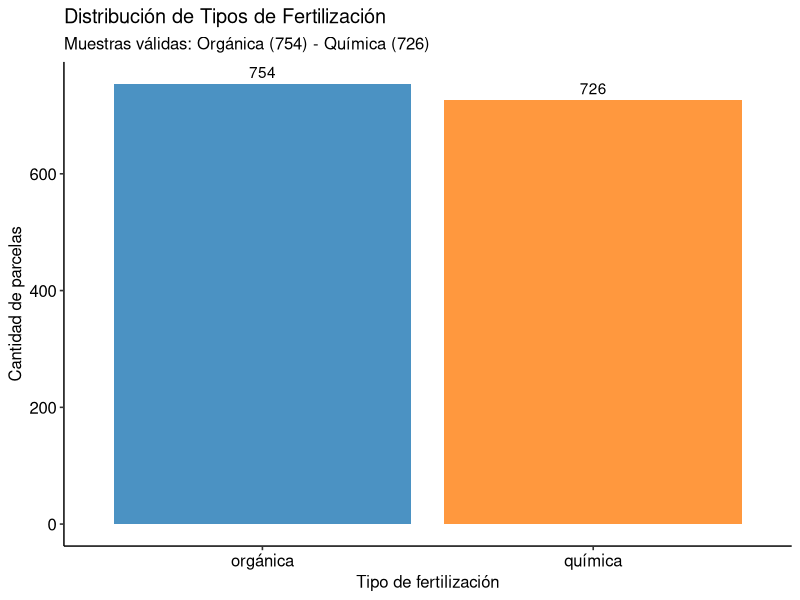
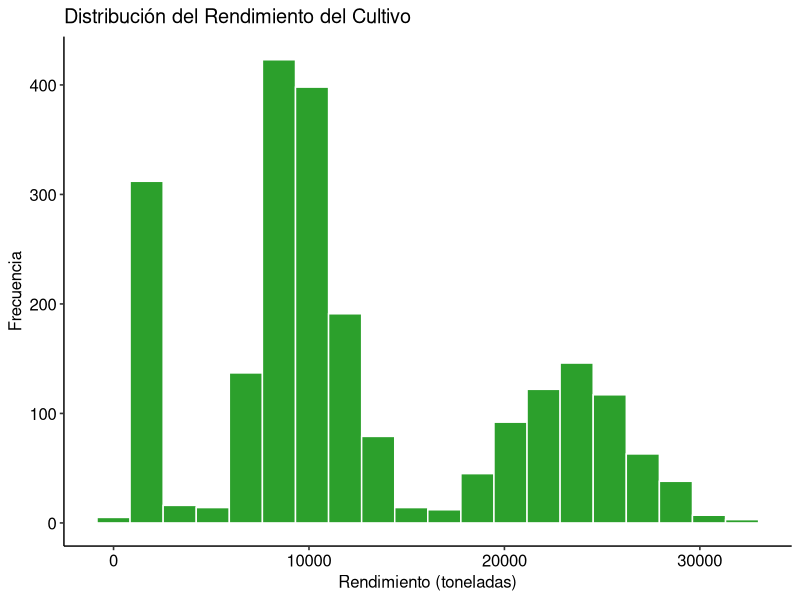
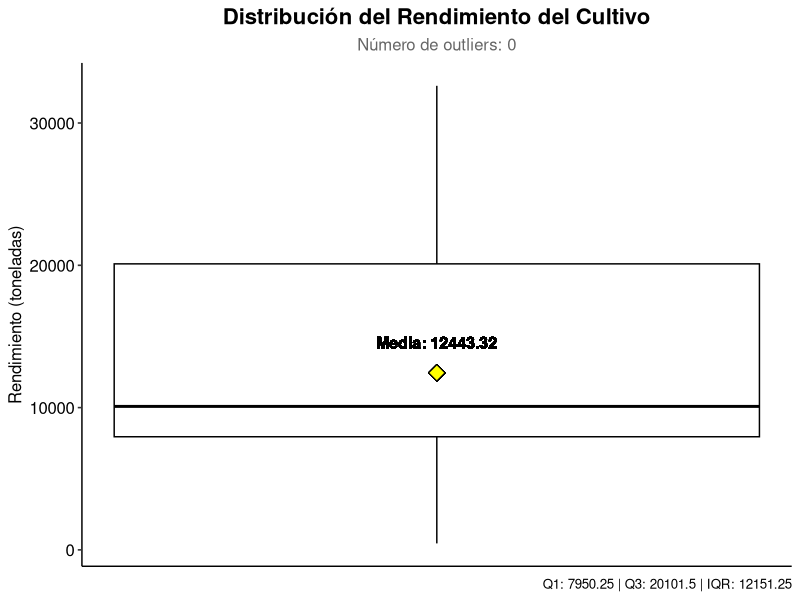
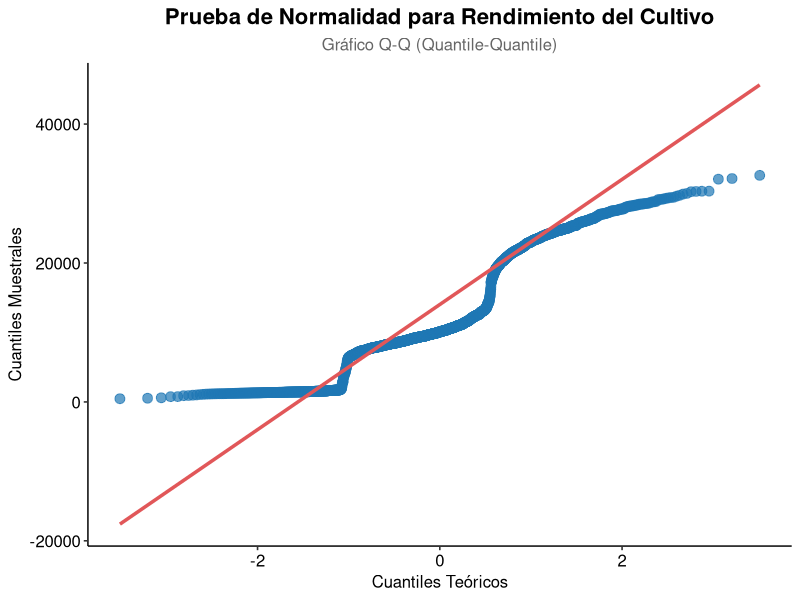
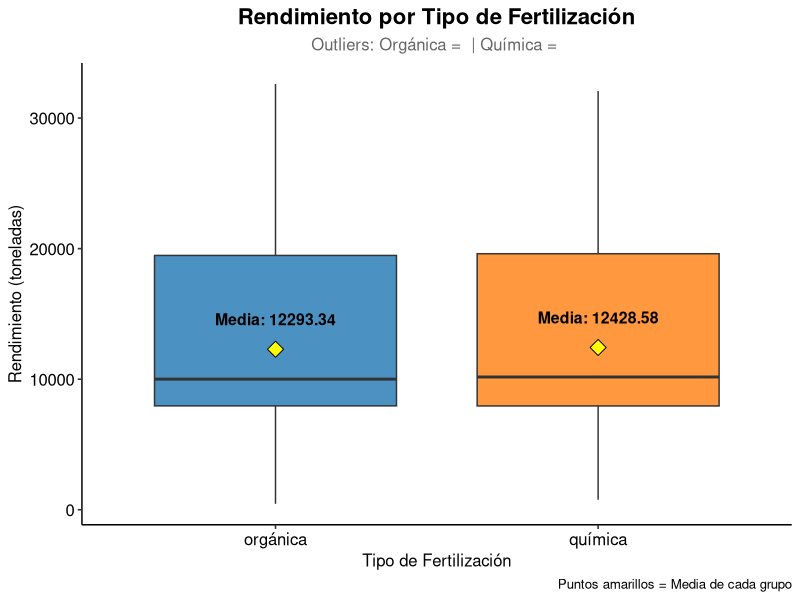
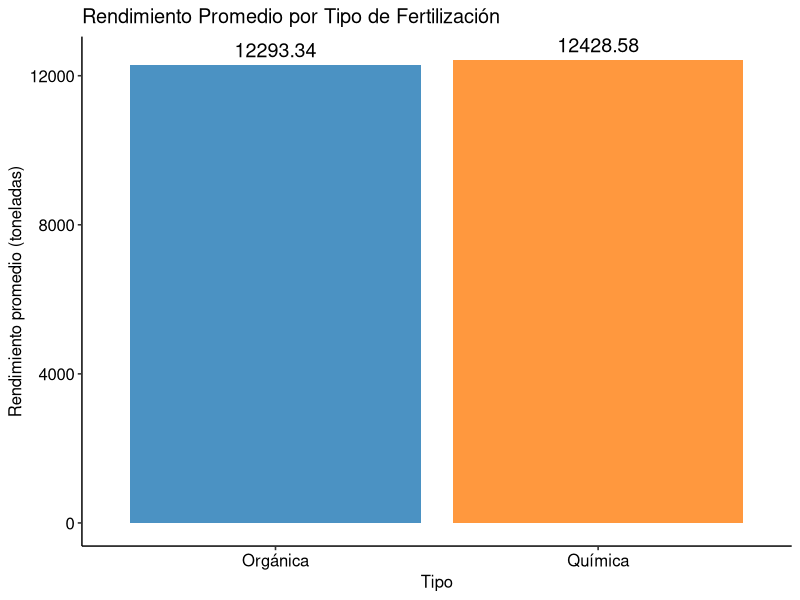
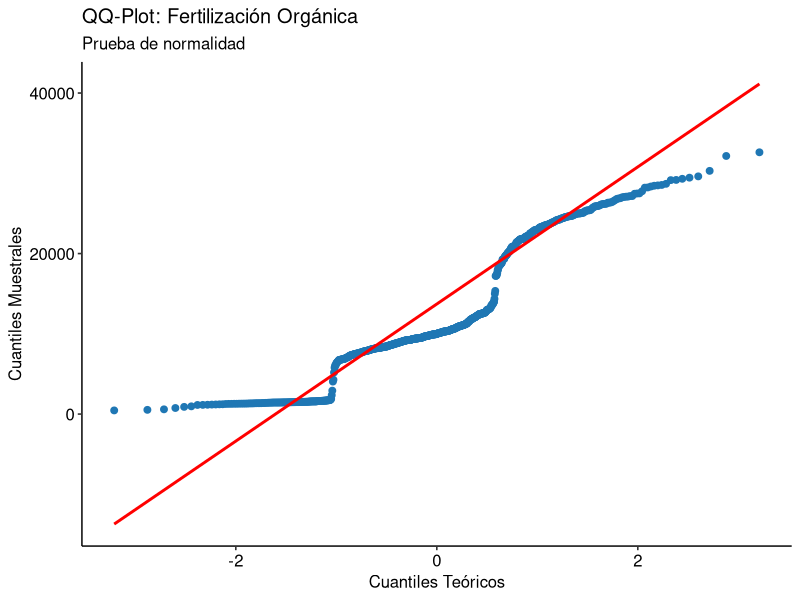
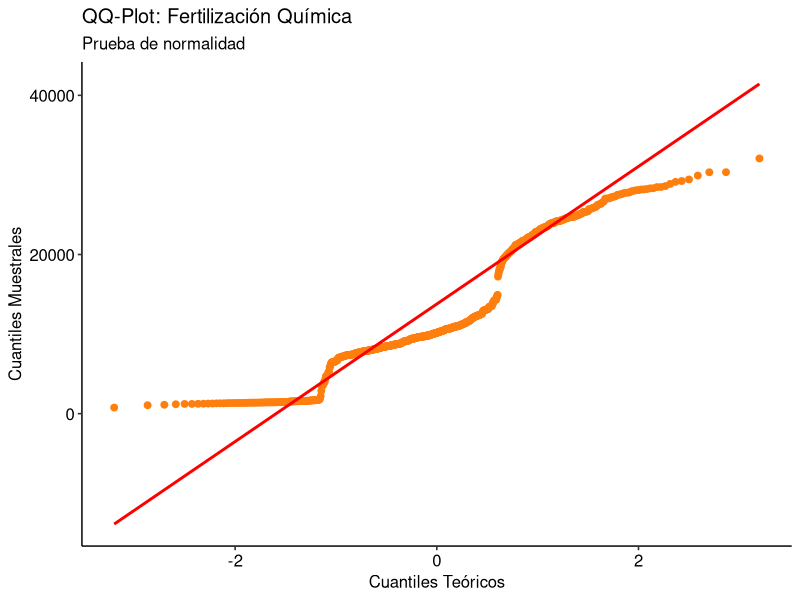

Write R code to recreate these figures, in order.
install.packages(c("ggplot2", "dplyr", "ggpubr"))

library(ggplot2)
library(ggpubr)
library(dplyr)

agua <- read.csv("EFICIENCIA_AGUA.csv")

# Objetivo1: Determinar si el rendimiento del método químico supera en 0.15 unidades al orgánico

# ---------------------------------------------------------------
# 1. ANÁLISIS EXPLORATORIO
# ---------------------------------------------------------------

# Gráfico 1: Tipo de fertilización (versión mejorada con ggplot)
fert_plot <- agua %>%
  filter(fertilizacion_utilizada %in% c("orgánica", "química")) %>%
  ggplot(aes(x = fertilizacion_utilizada, fill = fertilizacion_utilizada)) +
  geom_bar(alpha = 0.8) +
  geom_text(stat = 'count', aes(label = ..count..), vjust = -0.5) +
  scale_fill_manual(values = c("orgánica" = "#1f77b4", "química" = "#ff7f0e")) +
  labs(title = "Distribución de Tipos de Fertilización",
       subtitle = "Muestras válidas: Orgánica (754) - Química (726)",
       x = "Tipo de fertilización",
       y = "Cantidad de parcelas") +
  theme_pubr() +
  theme(legend.position = "none")

# Gráfico 2: Histograma del rendimiento del cultivo (versión mejorada)
hist_rendimiento <- ggplot(agua, aes(x = rendimiento_cultivo)) +
  geom_histogram(fill = "#2ca02c", color = "white", bins = 20) +
  labs(title = "Distribución del Rendimiento del Cultivo",
       x = "Rendimiento (toneladas)",
       y = "Frecuencia") +
  theme_pubr()

# Gráfico 3: Boxplot del rendimiento general
# Preparar datos para rendimiento general
rendimiento_data <- agua %>%
  filter(!is.na(rendimiento_cultivo)) %>%
  dplyr::select(rendimiento_cultivo)

# Calcular estadísticas
stats_rendimiento <- rendimiento_data %>%
  summarise(
    Media = mean(rendimiento_cultivo),
    Q1 = quantile(rendimiento_cultivo, 0.25),
    Q3 = quantile(rendimiento_cultivo, 0.75),
    IQR = IQR(rendimiento_cultivo)
  )

# Identificar outliers
outliers_rendimiento <- boxplot.stats(rendimiento_data$rendimiento_cultivo)$out
stats_rendimiento$Outliers <- length(outliers_rendimiento)

# Crear diagrama de caja individual
rendimiento_plot <- ggplot(rendimiento_data, aes(y = rendimiento_cultivo)) +
  geom_boxplot(
    fill = "white", 
    color = "black",
    outlier.color = "#e15759",
    outlier.size = 3
  ) +
  geom_point(aes(x = 0, y = stats_rendimiento$Media), 
             shape = 23, size = 4, fill = "yellow", color = "black") +
  geom_text(aes(x = 0, y = stats_rendimiento$Media, 
                label = sprintf("Media: %.2f", stats_rendimiento$Media)),
            vjust = -2, hjust = 0.5, size = 4, fontface = "bold") +
  labs(
    title = "Distribución del Rendimiento del Cultivo",
    subtitle = paste("Número de outliers:", stats_rendimiento$Outliers),
    y = "Rendimiento (toneladas)",
    caption = paste(
      "Q1:", round(stats_rendimiento$Q1, 2), "|",
      "Q3:", round(stats_rendimiento$Q3, 2), "|",
      "IQR:", round(stats_rendimiento$IQR, 2)
    )
  ) +
  theme_pubr() +
  theme(
    plot.title = element_text(face = "bold", size = 16, hjust = 0.5),
    plot.subtitle = element_text(hjust = 0.5, size = 12, color = "gray40"),
    axis.title.x = element_blank(),
    axis.text.x = element_blank(),
    axis.ticks.x = element_blank()
  )

#GRÁFICO QQ RENDIMIENTO
qq_rendimiento_simple <- ggplot(agua, aes(sample = rendimiento_cultivo)) +
  stat_qq(color = "#1f77b4", size = 3, alpha = 0.7) +
  stat_qq_line(color = "#e15759", size = 1.2) +
  labs(
    title = "Prueba de Normalidad para Rendimiento del Cultivo",
    subtitle = "Gráfico Q-Q (Quantile-Quantile)",
    x = "Cuantiles Teóricos",
    y = "Cuantiles Muestrales"
  ) +
  theme_pubr() +
  theme(
    plot.title = element_text(face = "bold", size = 16, hjust = 0.5),
    plot.subtitle = element_text(hjust = 0.5, size = 12, color = "gray40")
  )

# ---------------------------------------------------------------
# 2. COMPARACIÓN ENTRE GRUPOS
# ---------------------------------------------------------------

# Filtrar datos válidos
agua_filtrada <- agua %>%
  filter(fertilizacion_utilizada %in% c("orgánica", "química"))

# Gráfico 4: Boxplot comparativo
# Preparar datos para comparación
rendimiento_fertilizacion_data <- agua %>%
  filter(fertilizacion_utilizada %in% c("orgánica", "química") &
           !is.na(rendimiento_cultivo)) %>%
  dplyr::select(fertilizacion_utilizada, rendimiento_cultivo)

# Calcular promedios por grupo
promedios_fertilizacion <- rendimiento_fertilizacion_data %>%
  group_by(fertilizacion_utilizada) %>%
  summarise(Media = mean(rendimiento_cultivo))

# Calcular outliers por grupo
outliers_data <- rendimiento_fertilizacion_data %>%
  group_by(fertilizacion_utilizada) %>%
  mutate(
    Q1 = quantile(rendimiento_cultivo, 0.25),
    Q3 = quantile(rendimiento_cultivo, 0.75),
    IQR = IQR(rendimiento_cultivo),
    Outlier = rendimiento_cultivo < (Q1 - 1.5 * IQR) | 
      rendimiento_cultivo > (Q3 + 1.5 * IQR)
  ) %>%
  filter(Outlier)

# Contar outliers por grupo
outliers_count <- outliers_data %>%
  group_by(fertilizacion_utilizada) %>%
  summarise(Outliers = n())

# Crear subtítulo con conteo de outliers
subtitle_comp <- paste(
  "Outliers: Orgánica =", outliers_count$Outliers[outliers_count$fertilizacion_utilizada == "orgánica"],
  "| Química =", outliers_count$Outliers[outliers_count$fertilizacion_utilizada == "química"]
)

# Crear diagrama de caja comparativo
comparativo_plot <- ggplot(rendimiento_fertilizacion_data, 
                           aes(x = fertilizacion_utilizada, 
                               y = rendimiento_cultivo,
                               fill = fertilizacion_utilizada)) +
  geom_boxplot(alpha = 0.8, outlier.color = "#e15759", outlier.size = 3) +
  geom_point(data = promedios_fertilizacion, aes(y = Media), 
             shape = 23, size = 4, fill = "yellow", color = "black") +
  geom_text(data = promedios_fertilizacion, 
            aes(y = Media, label = sprintf("Media: %.2f", Media)),
            vjust = -2, hjust = 0.5, size = 4, fontface = "bold") +
  scale_fill_manual(values = c("orgánica" = "#1f77b4", "química" = "#ff7f0e")) +
  labs(
    title = "Rendimiento por Tipo de Fertilización",
    subtitle = subtitle_comp,
    y = "Rendimiento (toneladas)",
    x = "Tipo de Fertilización",
    caption = "Puntos amarillos = Media de cada grupo"
  ) +
  theme_pubr() +
  theme(
    legend.position = "none",
    plot.title = element_text(face = "bold", size = 16, hjust = 0.5),
    plot.subtitle = element_text(hjust = 0.5, size = 12, color = "gray40")
  )

# Gráfico 5: QQ-Plot para fertilización orgánica
qq_organica <- agua_filtrada %>%
  filter(fertilizacion_utilizada == "orgánica") %>%
  ggplot(aes(sample = rendimiento_cultivo)) +
  stat_qq(color = "#1f77b4", size = 2) +
  stat_qq_line(color = "red", size = 1) +
  labs(title = "QQ-Plot: Fertilización Orgánica",
       subtitle = "Prueba de normalidad",
       x = "Cuantiles Teóricos",
       y = "Cuantiles Muestrales") +
  theme_pubr()

# Gráfico 6: QQ-Plot para fertilización química
qq_quimica <- agua_filtrada %>%
  filter(fertilizacion_utilizada == "química") %>%
  ggplot(aes(sample = rendimiento_cultivo)) +
  stat_qq(color = "#ff7f0e", size = 2) +
  stat_qq_line(color = "red", size = 1) +
  labs(title = "QQ-Plot: Fertilización Química",
       subtitle = "Prueba de normalidad",
       x = "Cuantiles Teóricos",
       y = "Cuantiles Muestrales") +
  theme_pubr()

# ---------------------------------------------------------------
# 3. ANÁLISIS ESTADÍSTICO
# ---------------------------------------------------------------

# Separar los rendimientos
renOrg <- agua_filtrada %>% 
  filter(fertilizacion_utilizada == "orgánica") %>% 
  pull(rendimiento_cultivo)

renQuim <- agua_filtrada %>% 
  filter(fertilizacion_utilizada == "química") %>% 
  pull(rendimiento_cultivo)

# Medias
muO <- mean(renOrg)
muQ <- mean(renQuim)

# Gráfico 7: Comparación de medias
medias_plot <- data.frame(
  Tipo = c("Orgánica", "Química"),
  Rendimiento = c(muO, muQ)
) %>%
  ggplot(aes(x = Tipo, y = Rendimiento, fill = Tipo)) +
  geom_bar(stat = "identity", alpha = 0.8) +
  geom_text(aes(label = round(Rendimiento, 2)), vjust = -0.5, size = 5) +
  scale_fill_manual(values = c("Orgánica" = "#1f77b4", "Química" = "#ff7f0e")) +
  labs(title = "Rendimiento Promedio por Tipo de Fertilización",
       y = "Rendimiento promedio (toneladas)") +
  theme_pubr() +
  theme(legend.position = "none")

# Prueba de varianzas
var_test <- var.test(x = renOrg, y = renQuim, alternative = "two.sided", conf.level = 0.9)

# Prueba t de hipótesis
t_test <- t.test(x = renOrg, y = renQuim, 
                 alternative = "two.sided",
                 mu = 0.15, 
                 paired = FALSE, 
                 var.equal = TRUE)

# ---------------------------------------------------------------
# MOSTRAR TODOS LOS GRÁFICOS
# ---------------------------------------------------------------

# Mostrar gráficos de análisis exploratorio
print(fert_plot)
print(hist_rendimiento)
print(rendimiento_plot)
print(qq_rendimiento_simple)

# Mostrar gráficos comparativos
print(comparativo_plot)
print(medias_plot)

# Mostrar pruebas de normalidad
print(qq_organica)
print(qq_quimica)

# Resultados estadísticos
cat("--- Resultado de la prueba de varianzas ---\n")
print(var_test)

cat("\n--- Resultado de la prueba t de hipótesis ---\n")
print(t_test)
